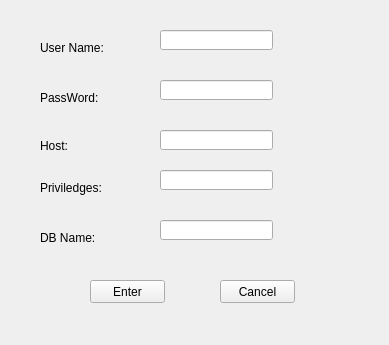
<?xml version="1.0" encoding="UTF-8"?>
<ui version="4.0">
 <class>newUser</class>
 <widget class="QWidget" name="newUser">
  <property name="geometry">
   <rect>
    <x>0</x>
    <y>0</y>
    <width>389</width>
    <height>345</height>
   </rect>
  </property>
  <property name="windowTitle">
   <string>Form</string>
  </property>
  <property name="windowOpacity">
   <double>1.000000000000000</double>
  </property>
  <property name="autoFillBackground">
   <bool>true</bool>
  </property>
  <widget class="QLabel" name="label">
   <property name="geometry">
    <rect>
     <x>40</x>
     <y>40</y>
     <width>71</width>
     <height>16</height>
    </rect>
   </property>
   <property name="text">
    <string>User Name:</string>
   </property>
  </widget>
  <widget class="QLabel" name="label_2">
   <property name="geometry">
    <rect>
     <x>40</x>
     <y>90</y>
     <width>61</width>
     <height>16</height>
    </rect>
   </property>
   <property name="text">
    <string>PassWord:</string>
   </property>
  </widget>
  <widget class="QLabel" name="label_3">
   <property name="geometry">
    <rect>
     <x>40</x>
     <y>180</y>
     <width>71</width>
     <height>16</height>
    </rect>
   </property>
   <property name="text">
    <string>Priviledges:</string>
   </property>
  </widget>
  <widget class="QLabel" name="label_4">
   <property name="geometry">
    <rect>
     <x>40</x>
     <y>230</y>
     <width>61</width>
     <height>16</height>
    </rect>
   </property>
   <property name="text">
    <string>DB Name:</string>
   </property>
  </widget>
  <widget class="QLineEdit" name="lineEdit">
   <property name="geometry">
    <rect>
     <x>160</x>
     <y>30</y>
     <width>113</width>
     <height>20</height>
    </rect>
   </property>
  </widget>
  <widget class="QLineEdit" name="lineEdit_2">
   <property name="geometry">
    <rect>
     <x>160</x>
     <y>80</y>
     <width>113</width>
     <height>20</height>
    </rect>
   </property>
  </widget>
  <widget class="QLineEdit" name="lineEdit_3">
   <property name="geometry">
    <rect>
     <x>160</x>
     <y>130</y>
     <width>113</width>
     <height>20</height>
    </rect>
   </property>
  </widget>
  <widget class="QLineEdit" name="lineEdit_4">
   <property name="geometry">
    <rect>
     <x>160</x>
     <y>170</y>
     <width>113</width>
     <height>20</height>
    </rect>
   </property>
  </widget>
  <widget class="QPushButton" name="pushButton">
   <property name="geometry">
    <rect>
     <x>90</x>
     <y>280</y>
     <width>75</width>
     <height>23</height>
    </rect>
   </property>
   <property name="text">
    <string>Enter</string>
   </property>
  </widget>
  <widget class="QPushButton" name="pushButton_2">
   <property name="geometry">
    <rect>
     <x>220</x>
     <y>280</y>
     <width>75</width>
     <height>23</height>
    </rect>
   </property>
   <property name="text">
    <string>Cancel</string>
   </property>
  </widget>
  <widget class="QLabel" name="label_5">
   <property name="geometry">
    <rect>
     <x>40</x>
     <y>140</y>
     <width>54</width>
     <height>12</height>
    </rect>
   </property>
   <property name="text">
    <string>Host:</string>
   </property>
  </widget>
  <widget class="QLineEdit" name="lineEdit_5">
   <property name="geometry">
    <rect>
     <x>160</x>
     <y>220</y>
     <width>113</width>
     <height>20</height>
    </rect>
   </property>
  </widget>
 </widget>
 <resources/>
 <connections/>
</ui>
